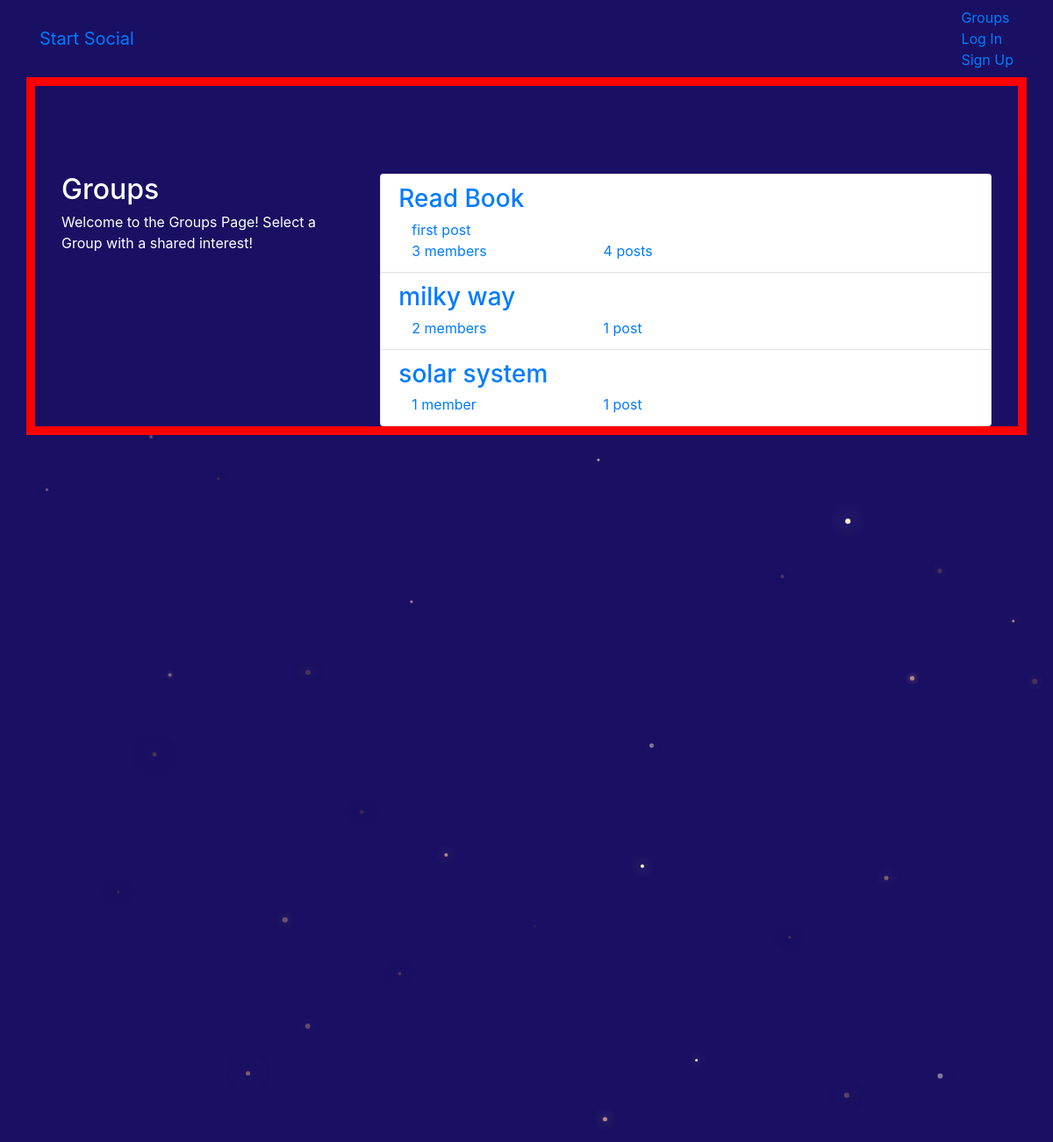
The app's page /groups/ with its own data.
### groups/models.py (models this page shows, shortened)
class Group(models.Model):
    name = models.CharField(max_length=255, unique = True)
    slug = models.SlugField(allow_unicode=True, unique=True)
    description = models.TextField(blank =True, default = '')
    description_html = models.TextField(editable =False, default = '', blank =True)
    members = models.ManyToManyField(User,through = 'GroupMember')
    class Meta:
        ordering = ['name']

### groups/views.py (the view)
class ListGroups(generic.ListView):
    model = Group

### groups/templates/groups/group_list.html (shortened to what this page needs)
{% extends "groups/group_base.html" %}
{% block pregroup %}
<div class="col-md-4">
	<div class="content">
			<h2 style="color: white;">Groups</h2>
			<p style="color: white;">Welcome to the Groups Page! Select a Group with a shared interest!</p>
	</div>
</div>
{% endblock %}
{% block group_content %}
<div class="col-md-8">
	<div class="list-group">
		{% for group in object_list %}
		  <a class="list-group-item" href="{% url 'groups:single' slug=group.slug %}">
			     <h3 class="title list-group-item-heading">{{ group.name }}</h3>
			<div class="list-group-item-text container-fluid">
				{{ group.description_html|safe }}
				<div class="row">
					<div class="col-md-4">
						<span>{{ group.members.count }}</span> member{{ group.members.count|pluralize }}
					</div>
					<div class="col-md-4">
						<span>{{ group.posts.count }}</span> post{{ group.posts.count|pluralize }}
					</div>
				</div>
			</div>
		</a>
		{% endfor %}
	</div>
</div>
{% endblock %}

### static/simple_social/css/master.css (style rules this page uses)
html, body { height: 100%; width: 100%; overflow: hidden; background: #191063; margin: 0; }

### records on screen
Group: name "Read Book", description_html "first post", members.count "3", posts.count "4"
Group: name "milky way", members.count "2", posts.count "1"
Group: name "solar system", members.count "1", posts.count "1"
